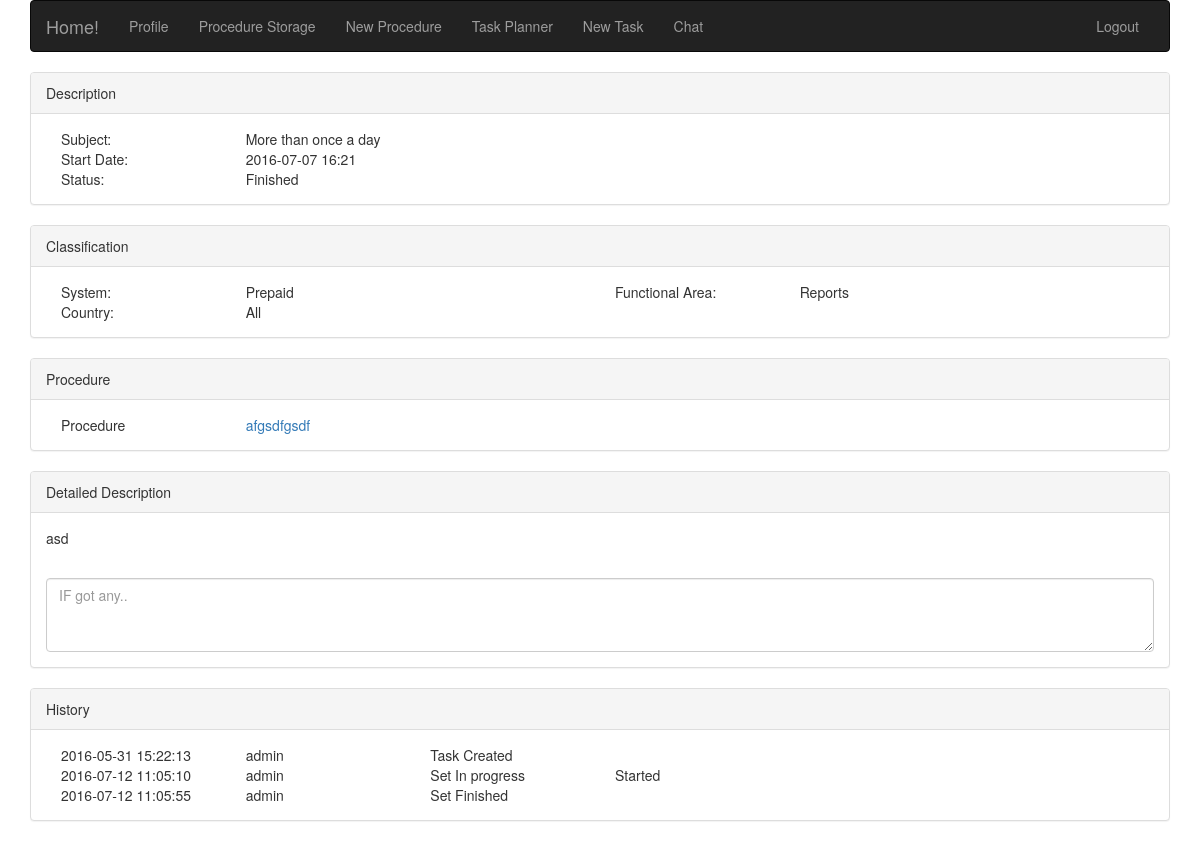
The page /task.php?taskid=430 (signed in) on the database its author committed.
### tables this page shows
CREATE TABLE IF NOT EXISTS `tasklist` (
  `tasklistid` int(11) NOT NULL,
  `taskid` int(11) NOT NULL,
  `taskname` varchar(250) NOT NULL,
  `tlistfulldate` date NOT NULL,
  `tlisttime` time NOT NULL,
  `tlistsystem` int(11) NOT NULL,
  `tlistcountry` int(11) NOT NULL,
  `tlistfuncarea` int(11) NOT NULL,
  `tliststate` int(11) NOT NULL,
  `tlistprocedure` int(11) NOT NULL,
  `tlistdescription` text NOT NULL,
  `tlistcreatedate` datetime NOT NULL,
  `tlistcreatename` varchar(20) NOT NULL,
  `tlistcreatestate` int(11) NOT NULL
);

CREATE TABLE IF NOT EXISTS `taskstate` (
  `taskstateid` int(11) NOT NULL,
  `taskstate` varchar(50) NOT NULL
);

CREATE TABLE IF NOT EXISTS `classsystem` (
  `ClassSysID` int(11) NOT NULL,
  `ClassSysName` varchar(50) NOT NULL
);

CREATE TABLE IF NOT EXISTS `classfuncarea` (
  `ClassFuncID` int(11) NOT NULL,
  `ClassFuncName` varchar(50) NOT NULL
);

CREATE TABLE IF NOT EXISTS `classcountry` (
  `ClassCountryID` int(11) NOT NULL,
  `ClassCountryName` varchar(50) NOT NULL,
  `ClassCountryPic` blob NOT NULL
);

CREATE TABLE IF NOT EXISTS `procedures` (
  `ProcID` int(11) NOT NULL,
  `ProcTitle` varchar(250) NOT NULL,
  `ProcSystem` int(11) NOT NULL,
  `ProcCountry` int(11) NOT NULL,
  `ProcFuncArea` int(11) NOT NULL,
  `ProcDescript` text NOT NULL,
  `ProcDependecies` text NOT NULL,
  `ProcAccess` text NOT NULL,
  `ProcDescription` text NOT NULL,
  `ProcTroubleshooting` text NOT NULL,
  `ProcImpact` text NOT NULL,
  `procstate` int(11) NOT NULL DEFAULT '1',
  `procversion` int(11) NOT NULL DEFAULT '1',
  `proccreatedate` datetime NOT NULL,
  `proccreatename` varchar(300) NOT NULL,
  `procmoddate` datetime NOT NULL DEFAULT CURRENT_TIMESTAMP,
  `procmodname` varchar(300) NOT NULL
);

CREATE TABLE IF NOT EXISTS `tasklisthistory` (
  `tasklisthistoryid` int(11) NOT NULL,
  `taskid` int(11) NOT NULL,
  `tasklistid` int(11) NOT NULL,
  `modifydate` datetime NOT NULL DEFAULT CURRENT_TIMESTAMP,
  `modifyname` varchar(50) NOT NULL,
  `modifystate` int(11) NOT NULL,
  `modifycomment` text NOT NULL
);

### adds/queries.php (called while the page is built, shortened)
<?php
	$link = mysqli_connect(DB_HOST, DB_USER, DB_PASS, DB_NAME)or die("Cannot Connect");
    function selectTask($taskid){
        global $link;
        $sql="SELECT
                TL.taskname,
                CONCAT(TL.tlistfulldate,'  ', TIME_FORMAT(TL.tlisttime, '%H:%i')),
                TS.taskstate,
                CS.ClassSysName,
                CF.classfuncname,
                CC.ClassCountryName,
                P.proctitle,
                TL.tlistprocedure,
                TL.tlistdescription,
                -- IF(LENGTH(TLH.modifydate)>0, TLH.modifydate, TL.tlistcreatedate),
                TL.tlistcreatedate,
                -- IF(LENGTH(TLH.modifyname)>0, TLH.modifyname, TL.tlistcreatename),
                TL.tlistcreatename,
                'Task Created'
                -- TLH.modifycomment
                FROM classcountry CC, classfuncarea CF, classsystem CS, taskstate TS, procedures P, tasklist TL LEFT JOIN tasklisthistory TLH ON TL.tasklistid = TLH.tasklistid
                WHERE
                    TL.tlistsystem = CS.classsysid
                    AND
                    TL.tlistcountry = CC.classcountryid
                    AND
                    TL.tlistfuncarea = CF.classfuncid
                    AND
                    TL.tliststate = TS.taskstateid
                    AND
                    TL.tlistprocedure = P.procid
                    AND
                    TL.tasklistid = '$taskid'";
            if (mysqli_query($link, $sql)) {
                    return(mysqli_fetch_all($link->query($sql)));
                } else {
                    echo "Error: " . $sql . "<br>" . mysqli_error($link);
                }
    }
    function selectTaskHistory($taskid){
        global $link;
        $sql="SELECT
                TLH.modifydate,
                TLH.modifyname,
                CONCAT('Set ', TS.taskstate),
                IF(LENGTH(TLH.modifycomment)>0, TLH.modifycomment, '&nbsp;')
            FROM
                tasklisthistory TLH, taskstate TS
            WHERE
                TLH.modifystate = TS.taskstateid
                AND
                TLH.tasklistid = '$taskid';";
        if (mysqli_query($link, $sql)) {
                    return(mysqli_fetch_all($link->query($sql)));
                } else {
                    echo "Error: " . $sql . "<br>" . mysqli_error($link);
                }
    }
?>

### task.php (the view, shortened to what this page needs)
<html lang="en">
<head>
	<link rel="stylesheet" type="text/css" href="/root/PS/css/bootstrap.css">
	<link rel="stylesheet" type="text/css" href="/root/PS/css/my_style.css">
	<?php $taskid = $_GET['taskid']; ?>
</head>
<body>
	<?php
        include_once('./adds/queries.php');
    ?>
    <div class="container">
    	<?php include_once('navigation.php');
    		$selectTask = selectTask($taskid);
    		foreach ($selectTask as $key => $selectTaskItem) {
    			$taskname = $selectTaskItem[0];
    			$taskstartdate = $selectTaskItem[1];
    			$taskstate = $selectTaskItem[2];
    			$tasksystem = $selectTaskItem[3];
    			$taskfuncarea = $selectTaskItem[4];
    			$taskcountry = $selectTaskItem[5];
    			$taskproctitle = $selectTaskItem[6];
    			$taskprocid = $selectTaskItem[7];
    			$taskdescription = $selectTaskItem[8];
    			$taskcreatedate = $selectTaskItem[9];
    			$taskcreatename = $selectTaskItem[10];
                $taskmodstatus = $selectTaskItem[11];
    		}
    	?>
    	<div class="panel panel-default">
    		<div class="panel-heading">Description</div>
    		<div class="panel-body">
    			<div class="col-sm-2">Subject: </div>
    			<div class="col-sm-10"><?php echo $taskname ?></div>
    			<div class="col-sm-2">Start Date: </div>
    			<siv class="col-sm-10"><?php echo $taskstartdate ?></siv>
    			<div class="col-sm-2">Status:  </div>
    			<siv class="col-sm-10"><?php echo $taskstate ?></siv>
    		</div>
    	</div>
    	<div class="panel panel-default">
    		<div class="panel-heading">Classification</div>
    		<div class="panel-body">
    			<div class="col-sm-2">System: </div>
    			<div class="col-sm-4"><?php echo $tasksystem ?></div>
    			<div class="col-sm-2">Functional Area: </div>
    			<div class="col-sm-4"><?php echo $taskfuncarea ?></div>
    			<div class="col-sm-2">Country: </div>
    			<div class="col-sm-10"><?php echo $taskcountry ?></div>
    		</div>
    	</div>
    	<div class="panel panel-default">
    		<div class="panel-heading">Procedure</div>
    		<div class="panel-body">
    			<div class="col-sm-2">Procedure</div>
    			<div class="col-sm-10"><?php echo '<a href="procedure.php?procID='.$taskprocid.'&procName='.$taskproctitle.'" target="_blank">'.$taskproctitle.'</a>' ?></div>
    		</div>
    	</div>
    	<div class="panel panel-default">
    		<div class="panel-heading">Detailed Description</div>
    		<div class="panel-body"><?php echo $taskdescription ?></div>
    		<div class="panel-body">
    			<textarea class="form-control" rows="3" placeholder="IF got any.."></textarea>
    		</div>
    	</div>
    	<div class="panel panel-default">
    		<div class="panel-heading">History</div>
    		<div class="panel-body">
    			<div class="col-sm-2"><?php echo $taskcreatedate ?></div>
    			<div class="col-sm-2"><?php echo $taskcreatename ?></div>
    			<div class="col-sm-8"><?php echo $taskmodstatus ?></div>
                <?php
                $taskhistory = selectTaskHistory($taskid);
                foreach ($taskhistory as $key => $taskhistoryitem) {
                    echo "
                        <div class='col-sm-2'>".$taskhistoryitem[0]."</div>
                        <div class='col-sm-2'>".$taskhistoryitem[1]."</div>
                        <div class='col-sm-2'>".$taskhistoryitem[2]."</div>
                        <div class='col-sm-6'>".$taskhistoryitem[3]."</div>
                    ";
                }
                ?>
    		</div>
    	</div>
    </div>
</body>
</html>

### css/my_style.css (style rules this page uses)
html { overflow-y: scroll !important; }

### rows shown on the page
tasklist: taskname "More than once a day", tlistdescription "asd", tlistcreatedate "2016-05-31 15:22:13", tlistcreatename "admin"
taskstate: taskstate "Finished"
classsystem: ClassSysName "Prepaid"
classfuncarea: ClassFuncName "Reports"
classcountry: ClassCountryName "All"
procedures: ProcTitle "afgsdfgsdf"
tasklisthistory: modifydate "2016-07-12 11:05:10", modifyname "admin", taskhistoryitem "Set In progress", taskhistoryitem "Started"
tasklisthistory: modifydate "2016-07-12 11:05:55", modifyname "admin", taskhistoryitem "Set Finished"

### other values the page prints
$taskstartdate "2016-07-07 16:21"
$taskmodstatus "Task Created"
